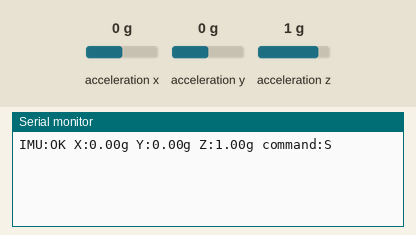
This sketch was run on a simulated ESP32. On the bench: the last lines printed to the serial monitor. Wiring (inferred from the names in the program): MPU-6050 motion sensor at I2C address 0x68. The inputs (shaded band) are chosen by the test bench; at power-on: acceleration x 0 g, acceleration y 0 g, acceleration z 1 g.

Above: at 1.2 s.
1.3 s: acceleration x set to -1.4 g
At 2.3 s:
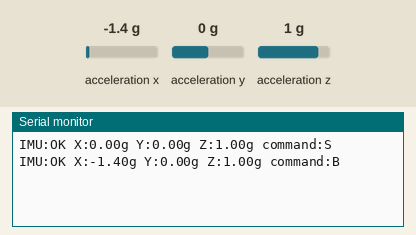
3.9 s: acceleration x set to 0.8 g
At 4.7 s:
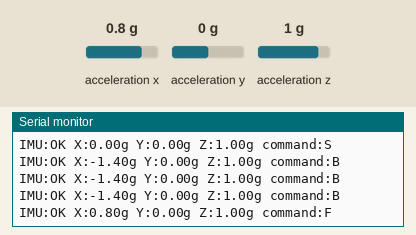
6.3 s: acceleration y set to -1.4 g
At 7.1 s:
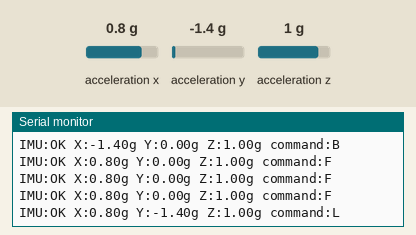
8.7 s: acceleration y set to 1.4 g
At 9.5 s:
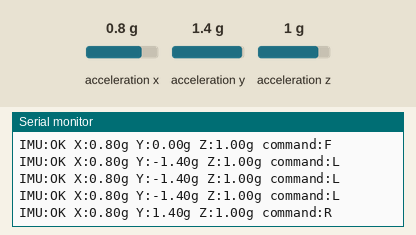
11.1 s: acceleration z set to -1.4 g
At 11.6 s:
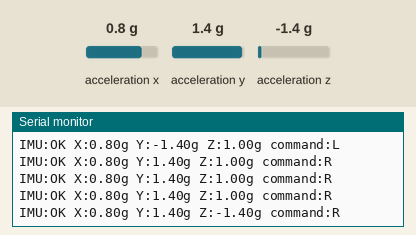

Measured:
- after the input at 1.3 s, the serial monitor: prints a new line after 0.30 s (image 1)
- after the input at 3.9 s, the serial monitor: prints a new line after 0.10 s (image 2)
- after the input at 6.3 s, the serial monitor: prints a new line after 0.10 s (image 3)
- after the input at 8.7 s, the serial monitor: prints a new line after 0.10 s (image 4)
- after the input at 11.1 s, the serial monitor: prints a new line after 0.10 s (image 5)

The sketch:

gesture_controller.ino
```cpp
// Wearable ESP32 sketch: MPU6050 -> I2C -> threshold decisions -> XBee UART.
#include <Arduino.h>
#include <Wire.h>
#include <cstddef>
#include <cstdint>
#include "ControlLogic.h"

// Wearable ESP32 pin assignments.
constexpr int IMU_SDA = 21;
constexpr int IMU_SCL = 22;
constexpr std::uint8_t IMU_ADDRESS = 0x68; // AD0 LOW; use 0x69 if AD0 is HIGH
constexpr int XBEE_RX = 16;
constexpr int XBEE_TX = 17;
constexpr unsigned long XBEE_BAUD = 9600;
constexpr unsigned long SAMPLE_INTERVAL_MS = 80;
constexpr unsigned long SENSOR_RETRY_MS = 1000;
constexpr float DEADZONE_G = 0.30f;
constexpr int FORWARD_AXIS = 0; // 0 = X; 1 = Y. Right uses the other axis.
constexpr float FORWARD_SIGN = 1.0f;
constexpr float RIGHT_SIGN = 1.0f;
static_assert(FORWARD_AXIS == 0 || FORWARD_AXIS == 1, "Choose X or Y for the forward axis");


struct Acceleration { float xG; float yG; float zG; };

// Minimal register-level MPU6050 driver; no UART and no external IMU library.
class Mpu6050 {
public:
    explicit Mpu6050(TwoWire &bus, std::uint8_t address) : bus_(bus), address_(address) {}
    bool begin() {
        std::uint8_t identity = 0;
        if (!readBytes(0x75, &identity, 1) || identity != 0x68) return false;
        if (!writeRegister(0x6B, 0x01)) return false; // Wake, PLL with X gyro reference
        delay(50);
        return writeRegister(0x1C, 0x00); // Accelerometer +/-2 g
    }
    bool readAcceleration(Acceleration &out) {
        std::uint8_t bytes[6];
        if (!readBytes(0x3B, bytes, sizeof(bytes))) return false;
        constexpr float scale = 16384.0f;
        out = {signedWord(bytes[0], bytes[1]) / scale,
               signedWord(bytes[2], bytes[3]) / scale,
               signedWord(bytes[4], bytes[5]) / scale};
        return true;
    }
private:
    static std::int16_t signedWord(std::uint8_t high, std::uint8_t low) {
        return static_cast<std::int16_t>((static_cast<std::uint16_t>(high) << 8) | low);
    }
    bool writeRegister(std::uint8_t reg, std::uint8_t value) {
        bus_.beginTransmission(address_); bus_.write(reg); bus_.write(value);
        return bus_.endTransmission(true) == 0;
    }
    bool readBytes(std::uint8_t reg, std::uint8_t *destination, std::size_t count) {
        bus_.beginTransmission(address_); bus_.write(reg);
        if (bus_.endTransmission(false) != 0) return false;
        if (bus_.requestFrom(address_, count, true) != count) {
            while (bus_.available()) bus_.read();
            return false;
        }
        for (std::size_t i = 0; i < count; ++i) destination[i] = bus_.read();
        return true;
    }
    TwoWire &bus_;
    std::uint8_t address_;
};

HardwareSerial xbee(2);
Mpu6050 imu(Wire, IMU_ADDRESS);
bool sensorReady = false;
unsigned long lastSample = 0;
unsigned long lastRetry = 0;
unsigned long lastLog = 0;

void setup() {
    Serial.begin(115200);
    xbee.begin(XBEE_BAUD, SERIAL_8N1, XBEE_RX, XBEE_TX);
    Wire.begin(IMU_SDA, IMU_SCL);
    Wire.setClock(100000);
    Wire.setTimeOut(20);
    sensorReady = imu.begin();
    if (!sensorReady) Serial.println("MPU6050 missing: STOP packets only until recovery.");
}
void loop() {
    const unsigned long now = millis();
    if (static_cast<unsigned long>(now - lastSample) < SAMPLE_INTERVAL_MS) return;
    lastSample = now;
    robot::Motion motion = robot::Motion::Stop;
    Acceleration acceleration = {0, 0, 0};
    if (!sensorReady && static_cast<unsigned long>(now - lastRetry) >= SENSOR_RETRY_MS) {
        lastRetry = now;
        sensorReady = imu.begin();
    }
    if (sensorReady) {
        sensorReady = imu.readAcceleration(acceleration);
        if (sensorReady) {
            const float forward = (FORWARD_AXIS == 0 ? acceleration.xG : acceleration.yG) * FORWARD_SIGN;
            const float right = (FORWARD_AXIS == 0 ? acceleration.yG : acceleration.xG) * RIGHT_SIGN;
            motion = robot::classifyTilt(forward, right, DEADZONE_G);
        }
    }
    // UART -> local XBee -> wireless RF -> vehicle XBee -> vehicle UART.
    xbee.write(static_cast<std::uint8_t>(robot::encodeCommand(motion)));
    xbee.write('\n');
    if (static_cast<unsigned long>(now - lastLog) >= 800) {
        lastLog = now;
        Serial.printf("IMU:%s X:%.2fg Y:%.2fg Z:%.2fg command:%c\n",
                      sensorReady ? "OK" : "FAIL", acceleration.xG,
                      acceleration.yG, acceleration.zG, robot::encodeCommand(motion));
    }
}
```

ControlLogic.h
```cpp
#pragma once
#include <cmath>

namespace robot {
enum class Motion { Stop, Forward, Reverse, Left, Right };

inline char encodeCommand(Motion value) {
    switch (value) {
        case Motion::Forward: return 'F';
        case Motion::Reverse: return 'B';
        case Motion::Left: return 'L';
        case Motion::Right: return 'R';
        default: return 'S';
    }
}
// Components in g; the larger absolute component wins diagonal gestures.
// Threshold and axis signs are configured for the wearable sensor orientation.
inline Motion classifyTilt(float forwardG, float rightG, float deadzoneG = 0.30f) {
    if (!std::isfinite(forwardG) || !std::isfinite(rightG) ||
        !std::isfinite(deadzoneG) || deadzoneG <= 0) return Motion::Stop;
    if (forwardG > deadzoneG && forwardG >= std::fabs(rightG)) return Motion::Forward;
    if (forwardG < -deadzoneG && -forwardG >= std::fabs(rightG)) return Motion::Reverse;
    if (rightG > deadzoneG) return Motion::Right;
    if (rightG < -deadzoneG) return Motion::Left;
    return Motion::Stop;
}
} // namespace robot
```
